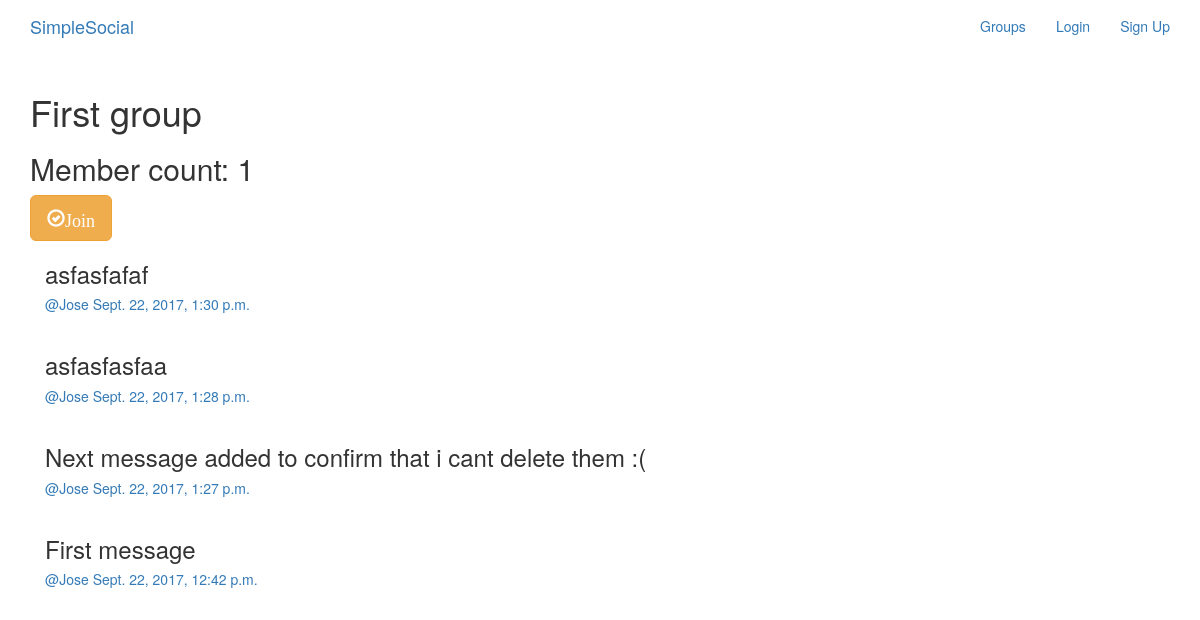
/group/posts/in/first-group/, run on the app's committed database.
### group/models.py (models this page shows, shortened)
class Group(models.Model):
    name = models.CharField(max_length=255, unique=True)
    slug = models.SlugField(allow_unicode=True, unique=True)
    description = models.TextField(blank=True, default='')
    description_html = models.TextField(editable=False, default='', blank=True)
    members = models.ManyToManyField(User, through='GroupMember')

### posts/models.py (models this page shows, shortened)
class Post(models.Model):
    user = models.ForeignKey(User, related_name='posts')
    created_at = models.DateTimeField(auto_now=True)
    message = models.TextField()
    message_html = models.TextField(editable=False)
    group = models.ForeignKey(Group, related_name='posts', null=True, blank=True)
    class Meta:
        ordering = ['-created_at']
        unique_together = ['user','message']
    pass

### group/views.py (the view)
# urls.py: url(r'posts/in/(?P<slug>[-\w]+)/$', views.SingleGroup.as_view(), name='single'),
class SingleGroup(generic.DetailView):
    model = Group

### group/templates/group/group_detail.html
{% extends "group/group_base.html" %}
{% block pregroup %}
    <h1>{{ group.name }}</h1>
    <h2>Member count: {{ group.members.count }}</h2>
    <div class="content">
        {% if user in group.members.all %}
            <a class="btn btn-lg btn-fill btn-warning" href="{% url 'group:leave' slug=group.slug %}"><span class="glyphicon glyphicon-remove-circle">Leave</span></a>
        {% else %}
            <a class="btn btn-lg btn-fill btn-warning" href="{% url 'group:join' slug=group.slug %}"><span class="glyphicon glyphicon-ok-circle">Join</span></a>
        {% endif %}
    </div>
{% endblock %}
{% block group_content %}
    <div class="col-md-8">
        {% if group.posts.count == 0 %}
            <h2>No posts in this group yet.</h2>
        {% else %}
            {% for post in group.posts.all %}
                {% include 'posts/_post.html' %}
            {% endfor %}
        {% endif %}
    </div>
{% endblock group_content %}

### posts/templates/posts/_post.html (shortened to what this page needs)
<div class="post media">
    <h3>{{ post.message_html|safe }}</h3>
    <div class="media-body">
        <h5 class="media-heading">
            <span class="username">
                <a href="{% url 'posts:for_user' username=post.user.username %}">@{{ post.user.username }}</a>
            </span>
            <time class="time">
                <a href="{% url 'posts:single' username=post.user.username pk=post.pk %}">{{ post.created_at }}</a>
            </time>
        </h5>
    </div>
</div>

### data on the page
Group: name "First group", members.count "1"
Post: message_html "asfasfafaf", user.username "Jose", created_at "Sept. 22, 2017, 1:30 p.m."
Post: message_html "asfasfasfaa", user.username "Jose", created_at "Sept. 22, 2017, 1:28 p.m."
Post: message_html "Next message added to confirm that i cant delete them :(", user.username "Jose", created_at "Sept. 22, 2017, 1:27 p.m."
Post: message_html "First message", user.username "Jose", created_at "Sept. 22, 2017, 12:42 p.m."
